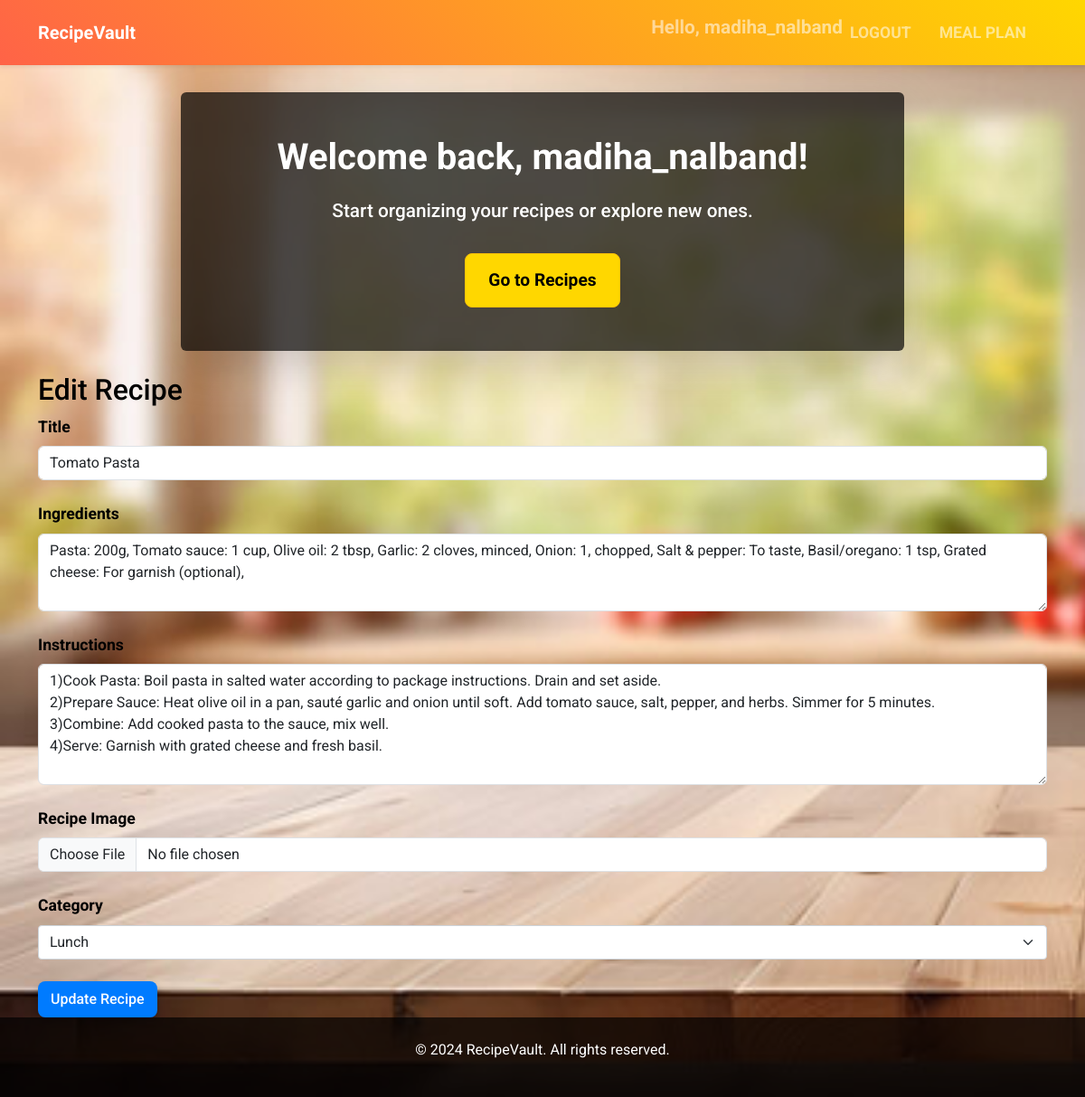
/edit-recipe/1 (signed in), run on the app's committed database.
### app.py (models this page shows, shortened)
class User(UserMixin, db.Model):
    id = db.Column(db.Integer, primary_key=True)
    username = db.Column(db.String(80), unique=True, nullable=False)
    password = db.Column(db.String(200), nullable=False)

class Recipe(db.Model):
    id = db.Column(db.Integer, primary_key=True)
    title = db.Column(db.String(120), nullable=False)
    instructions = db.Column(db.Text, nullable=False)
    ingredients = db.Column(db.Text, nullable=False)
    category = db.Column(db.String(120), nullable=True)
    user_id = db.Column(db.Integer, db.ForeignKey('user.id'), nullable=False)
    image_filename = db.Column(db.String(120), nullable=True)

### app.py (the view, shortened to what this page needs)
@app.route('/edit-recipe/<int:id>', methods=['GET', 'POST'])
@login_required
def edit_recipe(id):
    recipe = Recipe.query.get_or_404(id)
    if recipe.user_id != current_user.id:
        flash('You do not have permission to edit this recipe.', 'danger')
        return redirect(url_for('recipes'))
    return render_template('edit_recipe.html', recipe=recipe)

### app.py (called while the page is built)
@login_manager.user_loader
def load_user(user_id):
    return User.query.get(int(user_id))

### templates/edit_recipe.html (shortened to what this page needs)
{% extends "index.html" %}
{% block content %}
<h2>Edit Recipe</h2>
<form method="post" enctype="multipart/form-data" action="{{ url_for('edit_recipe', id=recipe.id) }}">
    <div class="mb-3">
        <label for="title" class="form-label">Title</label>
        <input type="text" class="form-control" id="title" name="title" value="{{ recipe.title }}" required>
    </div>
    <div class="mb-3">
        <label for="ingredients" class="form-label">Ingredients</label>
        <textarea type="text" class="form-control" id="ingredients" name="ingredients" rows="3" required>{{ recipe.ingredients }}</textarea>
    </div>
    <div class="mb-3">
        <label for="instructions" class="form-label">Instructions</label>
        <textarea class="form-control" id="instructions" name="instructions" rows="5" required>{{ recipe.instructions }}</textarea>
    </div>
    <div class="mb-3">
        <label for="image" class="form-label">Recipe Image</label>
        <input type="file" class="form-control" id="image" name="image" accept="image/*">
    </div>
    <div class="mb-3">
        <label for="category" class="form-label">Category</label>
        <select class="form-select" id="category" name="category" required>
            <option value="Lunch" {% if recipe.category == 'Lunch' %}selected{% endif %}>Lunch</option>
        </select>
    </div>
    <button type="submit" class="btn btn-primary">Update Recipe</button>
</form>
{% endblock %}

### templates/index.html (shortened to what this page needs)
<!DOCTYPE html>
<html lang="en">
<head>
    <link href="https://cdn.jsdelivr.net/npm/bootstrap@5.3.0-alpha1/dist/css/bootstrap.min.css" rel="stylesheet">
    <link rel="stylesheet" href="{{ url_for('static', filename='css/styles.css') }}">
</head>
<body>
    <nav class="navbar navbar-expand-lg navbar-dark bg-primary shadow-sm">
        <div class="container">
            <a class="navbar-brand" href="/">RecipeVault</a>
            <ul class="navbar-nav ms-auto">
                {% if current_user.is_authenticated %}
                    <li class="nav-item"><span class="navbar-text">Hello, {{ current_user.username }}</span></li>
                    <li class="nav-item"><a class="nav-link" href="/logout">Logout</a></li>
                    <li class="nav-item"><a class="nav-link" href="/meal_plan">Meal Plan</a></li>
                {% else %}
                    <li class="nav-item"><a class="nav-link" href="/login">Login</a></li>
                    <li class="nav-item"><a class="nav-link" href="/register">Register</a></li>
                {% endif %}
            </ul>
        </div>
    </nav>
    <div class="container mt-4">
        <div class="welcome-message text-center p-5 bg-dark text-white rounded shadow-lg mb-4">
            {% if current_user.is_authenticated %}
                <h2>Welcome back, {{ current_user.username }}!</h2>
                <p>Start organizing your recipes or explore new ones.</p>
                <a href="/recipes" class="btn btn-warning btn-lg">Go to Recipes</a>
            {% endif %}
        </div>
        {% block content %}{% endblock %}
    </div>
    <footer class="text-center py-4 bg-dark text-white">
        <p>© 2024 RecipeVault. All rights reserved.</p>
    </footer>
</body>
</html>

### static/css/styles.css (style rules this page uses)
body { font-family: 'Roboto', sans-serif; background-image: url('/static/images/background.jpg'); background-size: cover; color: #000000; min-height: 100vh; margin: 0; }
.navbar { margin-bottom: 30px; font-weight: bold; font-size: 1.3rem; background: linear-gradient(45deg, #FF6347, #FFD700); padding: 15px 0; }
.navbar-nav .nav-link { font-size: 1.1rem; text-transform: uppercase; margin-right: 15px; }
.welcome-message { max-width: 800px; margin: auto; background-color: rgba(0, 0, 0, 0.7); border-radius: 15px; box-shadow: 0 4px 30px rgba(0, 0, 0, 0.5); padding: 40px; text-align: center; }
.welcome-message h2 { font-size: 2.5rem; font-weight: 700; margin-bottom: 20px; text-align: center; }
.welcome-message p { font-size: 1.3rem; font-weight: 500; margin-bottom: 30px; }
.welcome-message .btn { padding: 15px 25px; font-size: 1.2rem; border-radius: 8px; }
.btn-warning { background-color: #FFD700; color: black; font-weight: bold; }
.btn-primary { background-color: #007bff; color: white; border-radius: 8px; border: 2px solid transparent; cursor: pointer; transition: all 0.3s ease; text-align: center; display: inline-block; font-weight: 500; box-shadow: 0 4px 8px rgba(0, 0, 0, 0.2); }
.btn-lg { font-size: 1.2rem; border-radius: 8px; }
footer { background-color: rgba(0, 0, 0, 0.9); color: #000; text-align: center; padding: 20px; position: relative; width: 100%; bottom: 0; }
.text-white { color: white !important; }
.bg-dark { background-color: rgba(0, 0, 0, 0.7) !important; }
.form-select { border: 1px solid #ced4da; padding: 0.375rem 0.75rem; border-radius: 0.25rem; font-size: 1rem; transition: border-color 0.3s ease; }
.form-label { font-weight: bold; font-size: 1.1rem; }
.mb-3 { margin-bottom: 1.5rem !important; }
body { font-family: 'Roboto', sans-serif; }

### data on the page
User: username "madiha_nalband"
Recipe: title "Tomato Pasta", ingredients "Pasta: 200g, Tomato sauce: 1 cup, Olive oil: 2 tbsp, Garlic: 2 cloves, minced, Onion: 1, chopped, Salt & pepper: To taste, Basil/oregano: 1 tsp, Grated cheese: For garnish (optional),", instructions "1)Cook Pasta: Boil pasta in salted water according to package instructions. Drain and set aside. 2)Prepare Sauce: Heat olive oil in a pan, sauté garlic and onion until soft. Add tomato sauce, salt, pepper, and herbs. Simmer for 5 minutes. 3)Combine: Add cooked pasta to the sauce, mix well. 4)Serve: Garnish with grated cheese and fresh basil.", category "Lunch"
